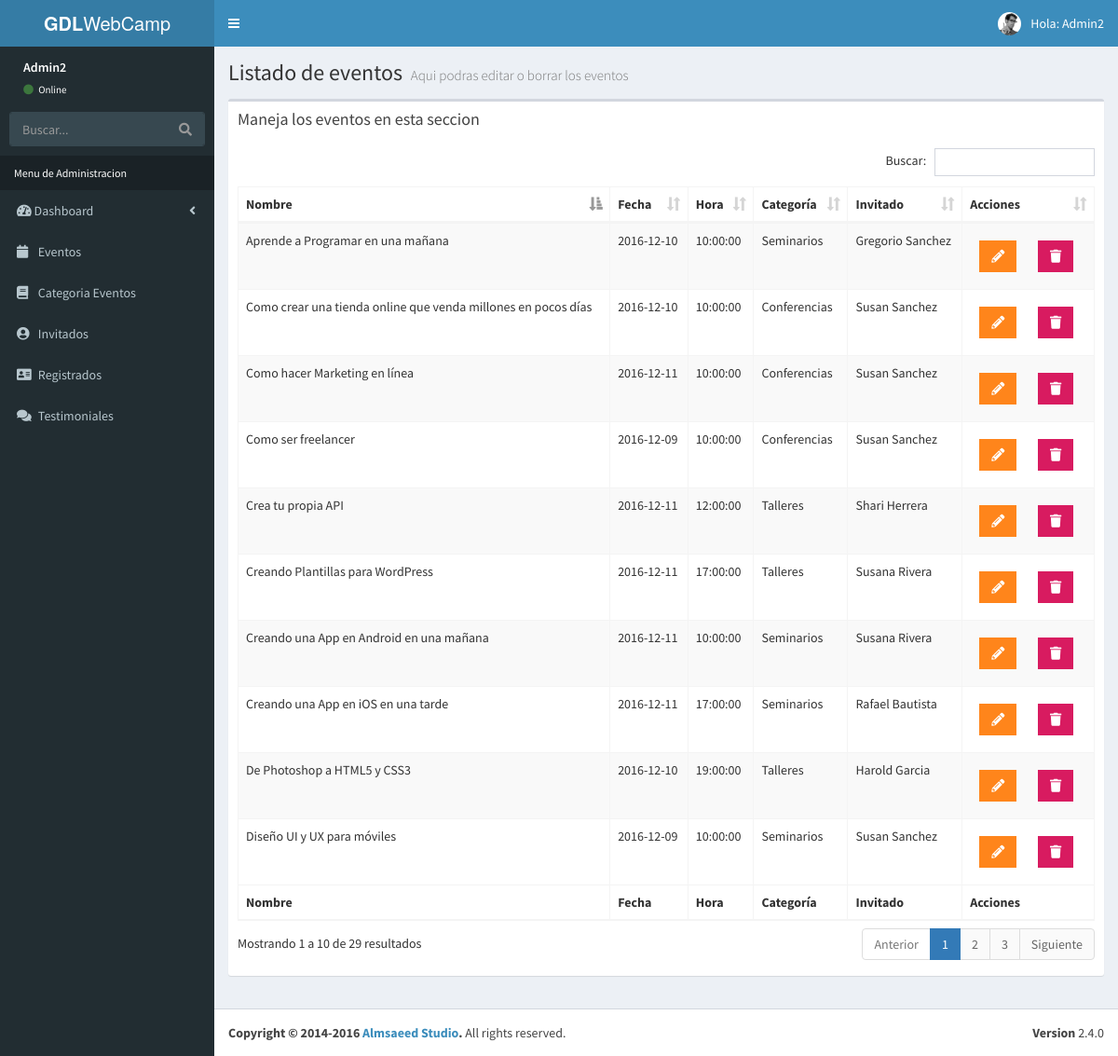
Screenshot of /admin/lista-evento.php (signed in) with the database file from the repository.
### tables this page shows
CREATE TABLE `eventos` (
  `evento_id` tinyint(10) NOT NULL,
  `nombre_evento` varchar(80) NOT NULL,
  `fecha_evento` date NOT NULL,
  `hora_evento` time NOT NULL,
  `id_cat_evento` tinyint(10) NOT NULL,
  `id_inv` tinyint(4) NOT NULL,
  `clave` varchar(10) DEFAULT NULL,
  `editado` datetime NOT NULL
);

CREATE TABLE `categoria_evento` (
  `id_categoria` tinyint(10) NOT NULL,
  `cat_evento` varchar(50) NOT NULL,
  `icono` varchar(30) NOT NULL,
  `editado` datetime NOT NULL
);

CREATE TABLE `invitados` (
  `invitado_id` tinyint(4) NOT NULL,
  `nombre_invitado` varchar(30) NOT NULL,
  `apellido_invitado` varchar(30) NOT NULL,
  `descripcion` text NOT NULL,
  `url` varchar(50) NOT NULL,
  `editado` datetime NOT NULL
);

### admin/lista-evento.php (the view)
<?php include_once 'funciones/sesiones.php';
      include_once 'funciones/funciones.php';
      include_once 'templates/header.php';
      include_once 'templates/barra.php';
      include_once 'templates/navegacion.php';
      ?>
  <div class="content-wrapper">
    <section class="content-header">
      <h1>
        Listado de eventos
        <small>Aqui podras editar o borrar los eventos</small>
      </h1>
    </section>
    <section class="content">
      <div class="row">
        <div class="col-xs-12">
          <div class="box">
            <div class="box-header">
              <h3 class="box-title">Maneja los eventos en esta seccion</h3>
            </div>
            <div class="box-body">
              <table id="registros" class="table table-bordered table-striped">
                <thead>
                <tr>
                  <th>Nombre</th>
                  <th>Fecha</th>
                  <th>Hora</th>
                  <th>Categoría</th>
                  <th>Invitado</th>
                  <th>Acciones</th>
                </tr>
                </thead>
                <tbody>
                  <?php
                  try {
                     $sql="SELECT evento_id,nombre_evento,fecha_evento,hora_evento,cat_evento,nombre_invitado,apellido_invitado ";
                     $sql .="FROM eventos ";
                     $sql .="INNER JOIN categoria_evento ";
                     $sql .="ON eventos.id_cat_evento=categoria_evento.id_categoria ";
                     $sql .="INNER JOIN invitados ";
                     $sql .="ON eventos.id_inv=invitados.invitado_id ";
                     $sql .="ORDER BY evento_id ";
                     $resultado=$conn->query($sql);
                   } catch (Exception $e) {
                     $error=$e->getMessage();
                     echo $error;
                   }
                   while($evento=$resultado->fetch_assoc()){?>
                      <tr>
                        <td><?php echo $evento['nombre_evento']; ?></td>
                        <td><?php echo $evento['fecha_evento']; ?></td>
                        <td><?php echo $evento['hora_evento']; ?></td>
                        <td><?php echo $evento['cat_evento']; ?></td>
                        <td><?php echo $evento['nombre_invitado']." ".$evento['apellido_invitado'] ?></td>
                        <td>
                          <a href="editar-evento.php?id=<?php echo $evento['evento_id']; ?>" class="btn bg-orange btn-flat margin">
                            <i class="fa fa-pencil-alt"></i>
                          </a>
                          <a href="#" data-id="<?php echo $evento['evento_id']; ?>" data-tipo="evento" class="btn bg-maroon btn-flat margin borrar-registro">
                            <i class="fa fa-trash"></i>
                          </a>
                        </td>
                      </tr>
                  <?php } ?>
                </tbody>
                <tfoot>
                <tr>
                  <th>Nombre</th>
                  <th>Fecha</th>
                  <th>Hora</th>
                  <th>Categoría</th>
                  <th>Invitado</th>
                  <th>Acciones</th>
                </tr>
                </tfoot>
              </table>
            </div>
          </div>
        </div>
      </div>
    </section>
  </div>
<?php include_once 'templates/footer.php'; ?>

### rows the page displays
eventos: nombre_evento "Como ser freelancer", fecha_evento "2016-12-09", hora_evento "10:00:00", id_cat_evento.cat_evento "Conferencias", id_inv.nombre_invitado "Susan", id_inv.apellido_invitado "Sanchez"
eventos: nombre_evento "Diseño UI y UX para móviles", fecha_evento "2016-12-09", hora_evento "10:00:00", id_cat_evento.cat_evento "Seminarios", id_inv.nombre_invitado "Susan", id_inv.apellido_invitado "Sanchez"
eventos: nombre_evento "De Photoshop a HTML5 y CSS3", fecha_evento "2016-12-10", hora_evento "19:00:00", id_cat_evento.cat_evento "Talleres", id_inv.nombre_invitado "Harold", id_inv.apellido_invitado "Garcia"
eventos: nombre_evento "Como crear una tienda online que venda millones en pocos días", fecha_evento "2016-12-10", hora_evento "10:00:00", id_cat_evento.cat_evento "Conferencias", id_inv.nombre_invitado "Susan", id_inv.apellido_invitado "Sanchez"
eventos: nombre_evento "Aprende a Programar en una mañana", fecha_evento "2016-12-10", hora_evento "10:00:00", id_cat_evento.cat_evento "Seminarios", id_inv.nombre_invitado "Gregorio", id_inv.apellido_invitado "Sanchez"
eventos: nombre_evento "Crea tu propia API", fecha_evento "2016-12-11", hora_evento "12:00:00", id_cat_evento.cat_evento "Talleres", id_inv.nombre_invitado "Shari", id_inv.apellido_invitado "Herrera"
eventos: nombre_evento "Creando Plantillas para WordPress", fecha_evento "2016-12-11", hora_evento "17:00:00", id_cat_evento.cat_evento "Talleres", id_inv.nombre_invitado "Susana", id_inv.apellido_invitado "Rivera"
eventos: nombre_evento "Como hacer Marketing en línea", fecha_evento "2016-12-11", hora_evento "10:00:00", id_cat_evento.cat_evento "Conferencias", id_inv.nombre_invitado "Susan", id_inv.apellido_invitado "Sanchez"
eventos: nombre_evento "Creando una App en Android en una mañana", fecha_evento "2016-12-11", hora_evento "10:00:00", id_cat_evento.cat_evento "Seminarios", id_inv.nombre_invitado "Susana", id_inv.apellido_invitado "Rivera"
eventos: nombre_evento "Creando una App en iOS en una tarde", fecha_evento "2016-12-11", hora_evento "17:00:00", id_cat_evento.cat_evento "Seminarios", id_inv.nombre_invitado "Rafael", id_inv.apellido_invitado "Bautista"

### other values shown
$_SESSION['nombre'] "Admin2"
